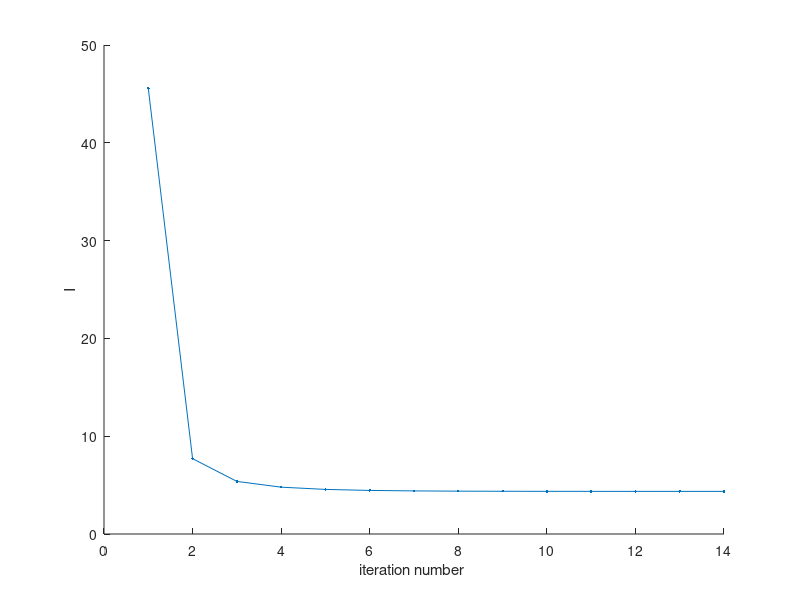
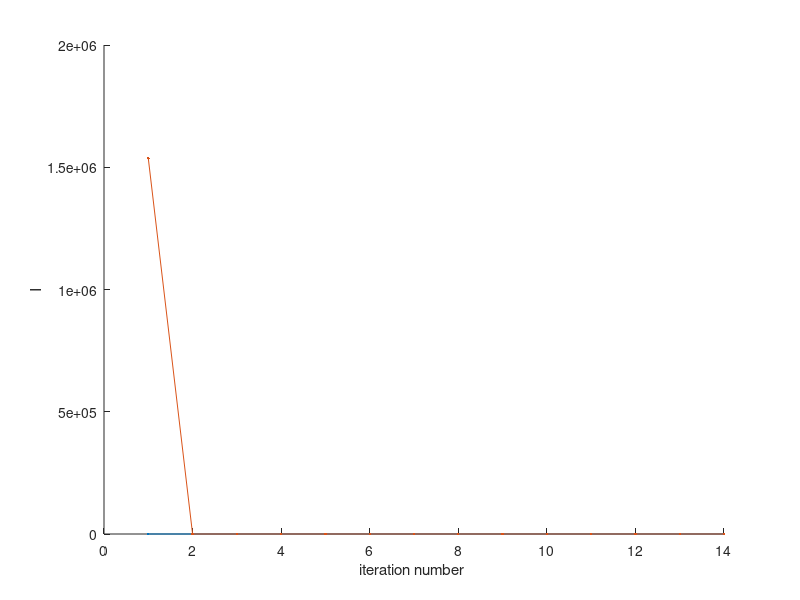
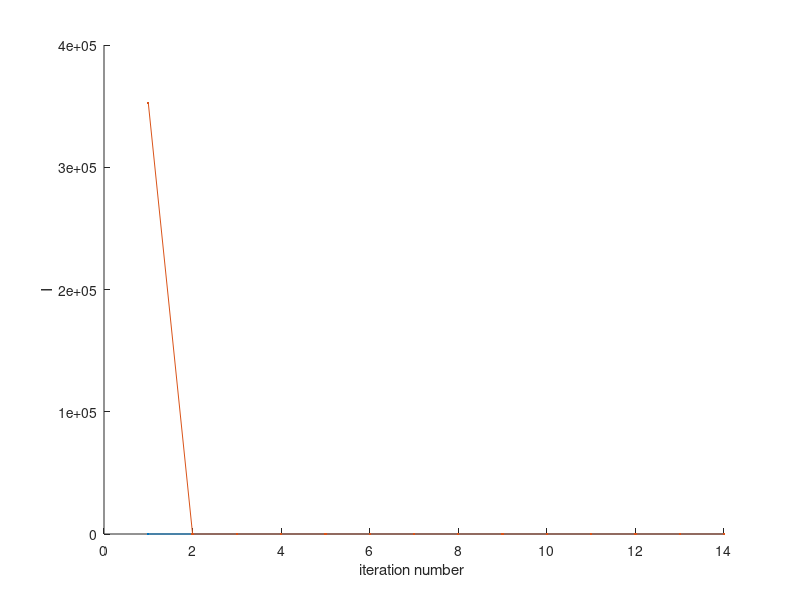

Recreate these plots in MATLAB, in order.
clear all; clc;
%% example 1
format long

% exact value
exactValue=4.357065414203214;

x=0.5;

f=@(x) 5*x^(3*x^x);

h=1;
I1=(f(x+h)-f(x))/h;
[I1;exactValue]
h=0.1;
I2=(f(x+h)-f(x))/h;
[I2;exactValue]

h=0.000001;
I3=(f(x+h)-f(x))/h;
[I3;exactValue]






%% example 2
I = zeros(1,100); % przygotowanie wektora do przechowania wyników
i = 1; % zmienna steruj ˛ aca do p˛etli (while)
x = 0.5; % punkt dla którego liczymy warto´sci ilorazu ró˙znicowego
f = @(x) 5*x^(3*x^x); % tzw. ’handle’ do funkcji
h = 1; % pocz ˛ atkowa warto´s´c h
while 1 % p˛etla niesko´nczona
    I(i) = (f(x+h)-f(x))/(h); % obliczenie iloczynu
    I2(i) = (f(x+h)-f(x-h))/(2*h);
    if i >1
        if abs(I(i)-I(i-1))<0.0005 || i==100
            break
        end
    end
    h = h/2;
    i = i + 1;
end
I(i+1:end) = []; % usuni˛ecie niezapisanej cz˛e´sci wektora
figure(1)
hold on
plot(1:i,I,'.-');
xlabel('iteration number ')
ylabel('I')























%%
absError=abs(I-exactValue);
relativeErrors=abs(absError./exactValue);

absError2=abs(I2-exactValue);
relativeErrors2=abs(absError2./exactValue);


figure(2)
hold on
plot(1:i,absError,'.-');
plot(1:i,absError2,'.-');
xlabel('iteration number ')
ylabel('I')
figure(3)
hold on
plot(1:i,relativeErrors,'.-');
plot(1:i,relativeErrors2,'.-');
xlabel('iteration number ')
ylabel('I')